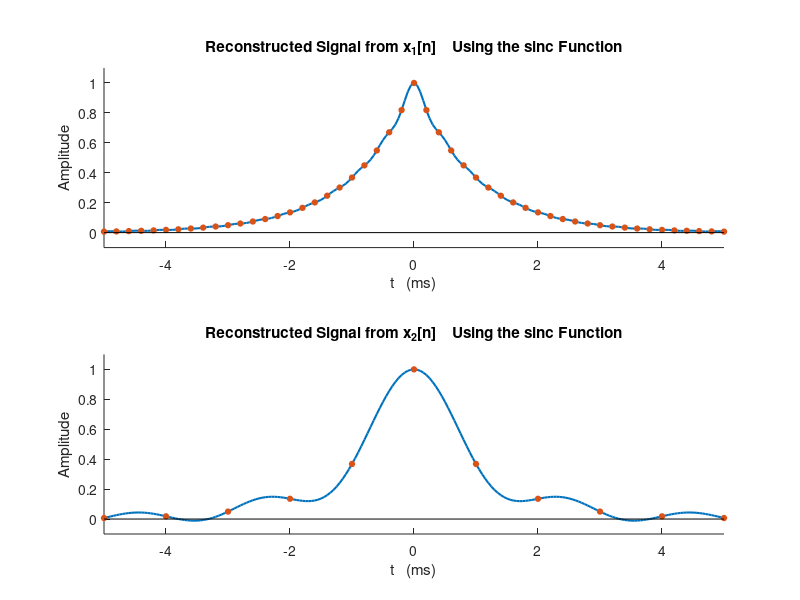

Reproduce this figure in MATLAB.
% [Chp 3 Section 3.4 Page 92]
%
%  EXAMPLE 3.21
%  
%  From the samples x1[n] in Example 3.19a, reconstruct xa(t) and 
%  comment on the results.
%
%  EXAMPLE 3.22
%  
%  From the samples x2[n] in Example 3.19b, reconstruct xa(t) and 
%  comment on the results.

% >>>>> solution <<<<<

% define DT signal x1[n]
Fs1 = 5000;                         % samples/second
Ts1 = 1/Fs1;
n1 = -25:1:25; 
x1 = exp(-1000*abs(n1*Ts1));

% analog signal reconstruction from x1[n]
dt = 5e-5; 
t1 = -0.005:dt:0.005;
xa1 = x1 * sinc(Fs1*(ones(length(n1),1)*t1 - (n1*Ts1)'*ones(1,length(t1))));
error = max(abs(xa1 - exp(-1000*abs(t1))))

% define DT signal x2[n]
Fs2 = 1000;                         % samples/second
Ts2 = 1/Fs2;
n2 = -25:1:25; 
x2 = exp(-1000*abs(n2*Ts2));

% analog signal reconstruction from x2[n]
dt = 5e-5;
t2 = -0.005:dt:0.005;
xa2 = x2 * sinc(Fs2*(ones(length(n2),1)*t2 - (n2*Ts2)'*ones(1,length(t2))));
error = max(abs(xa2 - exp(-1000*abs(t2))))

% plot resconstructed signal, from x1[n] and x2[n]
figure;
subplot(2, 1, 1);
hold on;
    plot(t1*1000, xa1, 'LineWidth', 1.5);
    stem(n1*Ts1*1000, x1, 'filled', 'MarkerSize', 4, 'LineStyle','none');  
hold off;
xlabel('t   (ms)'); ylabel('Amplitude'); 
xlim([-5 5]); ylim([-0.1 1.1]);
title('Reconstructed Signal from x_1[n]    Using the sinc Function');
subplot(2, 1, 2);
hold on;
    plot(t2*1000, xa2, 'LineWidth', 1.5);
    stem(n2*Ts2*1000, x2, 'filled', 'MarkerSize', 4, 'LineStyle','none');  
hold off;
xlabel('t   (ms)'); ylabel('Amplitude'); 
xlim([-5 5]); ylim([-0.1 1.1]);
title({'';'Reconstructed Signal from x_2[n]    Using the sinc Function'});
